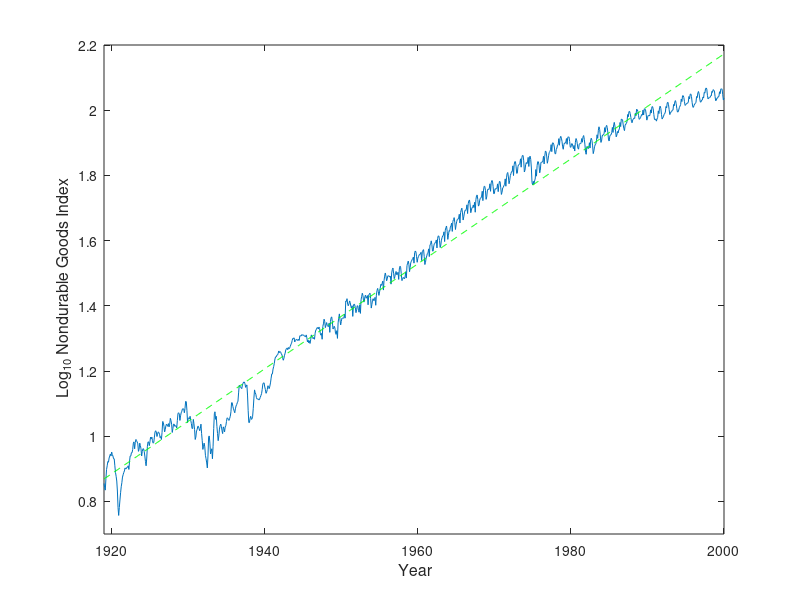

Write the MATLAB code that produced this figure. (Note: this script raises an error after producing the figure.)
%  attach FDA functions

addpath 'c:/Program Files/Matlab/fdaM'
addpath 'c:/Program Files/Matlab/fdaM/examples/goodsindex'

%  Last modified 26 July 2006

%  ------------------------------------------------------------------------
%                    Set up the data for analysis
%  ------------------------------------------------------------------------

%  This is input of the data 

fid = fopen('nondurprod.dat','rt');
temp = fscanf(fid,'%f');
temp = reshape(temp, [18, 81]);
tempmat = temp(2:13,:);
tempmat(12,81) = 0;
nondurables = reshape(tempmat, [12*81, 1]);
nondurables = nondurables(1:971);

%  for completeness, make dec 99 equal to dec 98, jan 00 equal to jan 99

nondurables = [nondurables; nondurables(961,:)];
nondurables = [nondurables; nondurables(962,:)];
ndur = 973;

%  set up time values

durtime = (0:(ndur-1))./12 + 1919;

%  compute log nondurables

lognondur = log10(nondurables);

%  compute linear trend

xmat = ones(ndur,2);
xmat(:,2) = durtime';
lognondurhat = xmat*(xmat\lognondur);

%  plot the index

plot(durtime, nondurables, '-')
xlabel('\fontsize{16} Year')
ylabel('\fontsize{16} Nondurable Goods Index' )
axis([1919,2000,0,120])

%  plot the log index and its linear trend

plot(durtime, lognondur, '-', durtime, lognondurhat, 'g--')
xlabel('\fontsize{16} Year')
ylabel('\fontsize{16} Log_{10} Nondurable Goods Index' )
axis([1919,2000,0.7,2.2])

%  smooth the log data with order 8 splines, knots at data points

nbasis = 979;
norder = 8;
goodsrange = [1919,2000];
goodsbasis = create_bspline_basis(goodsrange, nbasis, norder);

Lfdobj     = int2Lfd(4);
lambda     = 10^(-11);
goodsfdPar = fdPar(goodsbasis, Lfdobj, lambda);

lognondursmth = smooth_basis(durtime, lognondur, goodsfdPar);
              
%  plot the data and smooth for 1964-1966

index = find(durtime >= 1964 & durtime <= 1967);
durtimefine = linspace(1964,1967,101)';
fit = eval_fd(durtimefine, lognondursmth);

plot(durtime(index), lognondur(index), 'o', ...
     durtimefine, fit, '-')
axis([1964,1967,1.61,1.73])
hold on
plot([1965,1965],[1.61,1.73],'r:',...
     [1966,1966],[1.61,1.73],'r:')
hold off

%  estimate non-seasonal trend by smoothing with knot
%  at each year.  Use order 4 splines.

longtermbasis = create_bspline_basis(goodsrange, 83);

longtermfit = data2fd(lognondur, durtime, longtermbasis);

%  compute and plot seasonal trend

seasonfit = lognondur - eval_fd(durtime, longtermfit);

plot(durtime, seasonfit, '-', goodsrange, [0,0], 'r:')
xlabel('\fontsize{16} Year')
ylabel('\fontsize{16} Seasonal Trend' )
axis([1919,2000,-0.08,0.08])

%  plot a sine to illustrate kinetic and potential energy

tval = (0:0.01:1)';
xval = sin(2.*pi*tval);

plot(tval, xval, '-', [0,1], [0,0], 'r:')
xlabel('\fontsize{16} Time')
ylabel('\fontsize{16} Horizontal Position')

%  a phase-plane plot of the sine

Dxval  =  (2*pi).*cos(2.*pi*tval);
D2xval = -(2*pi)^2.*sin(2.*pi*tval);

plot(Dxval, D2xval, '-', ...
     [-2*pi,2*pi], [0,0], 'r:', ...
     [0,0], [-(2*pi)^2,(2*pi)^2], 'r:')
xlabel('\fontsize{16} Velocity')
ylabel('\fontsize{16} Acceleration')
 
%  some labels for months
 
monthlabs = ['j','F','m','A','M','J','J','A','S','O','N','D'];

nyr       =  1;   %  number of startyr to plot
startyr   = 64;   %   starting year
yearindex = startyr + 1900 - 1919;  % indices of year

%  This is the code that carries out the phase-plane plotting.

index    = (1:(nyr*12+1)) + yearindex*12;
durrange = [min(durtime(index)), max(durtime(index))];
durfine  = linspace(durrange(1),durrange(2),401)';
durcrse  = linspace(durrange(1),durrange(2),nyr*12+1)';
D1f = eval_fd(durfine, lognondursmth, 1);
D2f = eval_fd(durfine, lognondursmth, 2);
D1c = eval_fd(durcrse, lognondursmth, 1);
D2c = eval_fd(durcrse, lognondursmth, 2);

plot([0,0], [-12,12], 'b:', [-.75,.75], [0,0], 'b:')
x0 = durrange(1);
hold on
for j = 1:nyr 
    indj = find(durfine >= x0+j-1 & durfine <= x0+j);
    if j == 1 || j > 3
        plot(D1f(indj), D2f(indj), 'b-')
    elseif j == 2
        plot(D1f(indj), D2f(indj), 'g-')
    else 
        plot(D1f(indj), D2f(indj), 'r-')
    end
    if j==1, indexc =  1:12; end
    if j==2, indexc = 13:24; end
    if j==3, indexc = 25:36; end
    if j <= 3
         for k=1:12
            text(D1c(indexc(k)), D2c(indexc(k)), monthlabs(k))
        end
    end
end
if nyr==1
    title(['\fontsize{19} Year ', num2str(durrange(1))]);
else 
    title(['\fontsize{19} Years ', num2str(durrange(1)), ...
            ' to ', num2str(durrange(2))]);
end
hold off
axis([-.75, .75, -12, 12])
xlabel('\fontsize{19} Velocity') 
ylabel('\fontsize{19} Acceleration')

%  -----------------  Figure D2D164  -----------------------

nyr       =  1;   %  number of startyr to plot
startyr   = 64;   %   starting year
yearindex = startyr + 1900 - 1919;  % indices of year

%  This is the code that carries out the phase-plane plotting.

index    = (1:(nyr*12+1)) + yearindex*12;
durrange = [min(durtime(index)), max(durtime(index))];
durfine  = linspace(durrange(1),durrange(2),401)';
durcrse  = linspace(durrange(1),durrange(2),nyr*12+1)';
D1f = eval_fd(durfine, lognondursmth, 1);
D2f = eval_fd(durfine, lognondursmth, 2);
D1c = eval_fd(durcrse, lognondursmth, 1);
D2c = eval_fd(durcrse, lognondursmth, 2);

plot([0,0], [-12,12], 'b:', [-.75,.75], [0,0], 'b:')
x0 = durrange(1);
hold on
indj = find(durfine >= x0 & durfine <= x0+1);
hdl  = plot(D1f(indj), D2f(indj), 'k-');
set(hdl, 'LineWidth', 2);
indexc =  1:12; 
for k=1:12
    plot(D1c(indexc(k)), D2c(indexc(k)), 'o')
    text(D1c(indexc(k))+0.05, D2c(indexc(k))+0.5, monthlabs(k))
end
hold off
axis([-.75, .75, -12, 12])
axis('square')
xlabel('\fontsize{19} Velocity') 
ylabel('\fontsize{19} Acceleration')

% print -dps2 'c:/MyFiles/fdabook1/revision/figs.dir/GoodsD2D164.ps'


